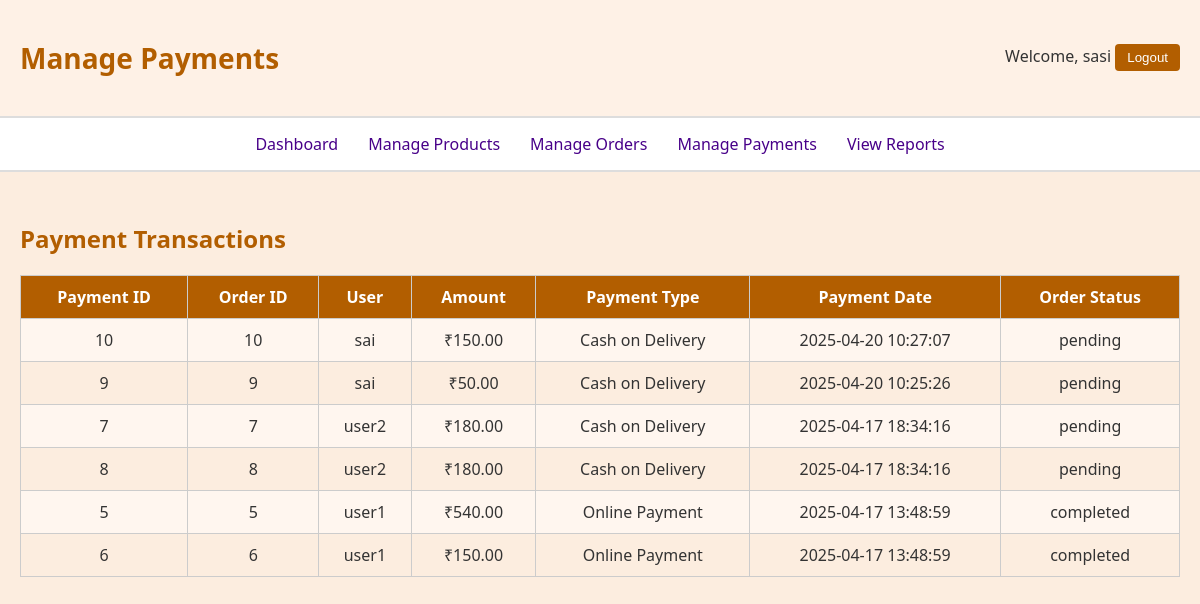
The app's page /admin/ManagePayement.php (signed in), older data.
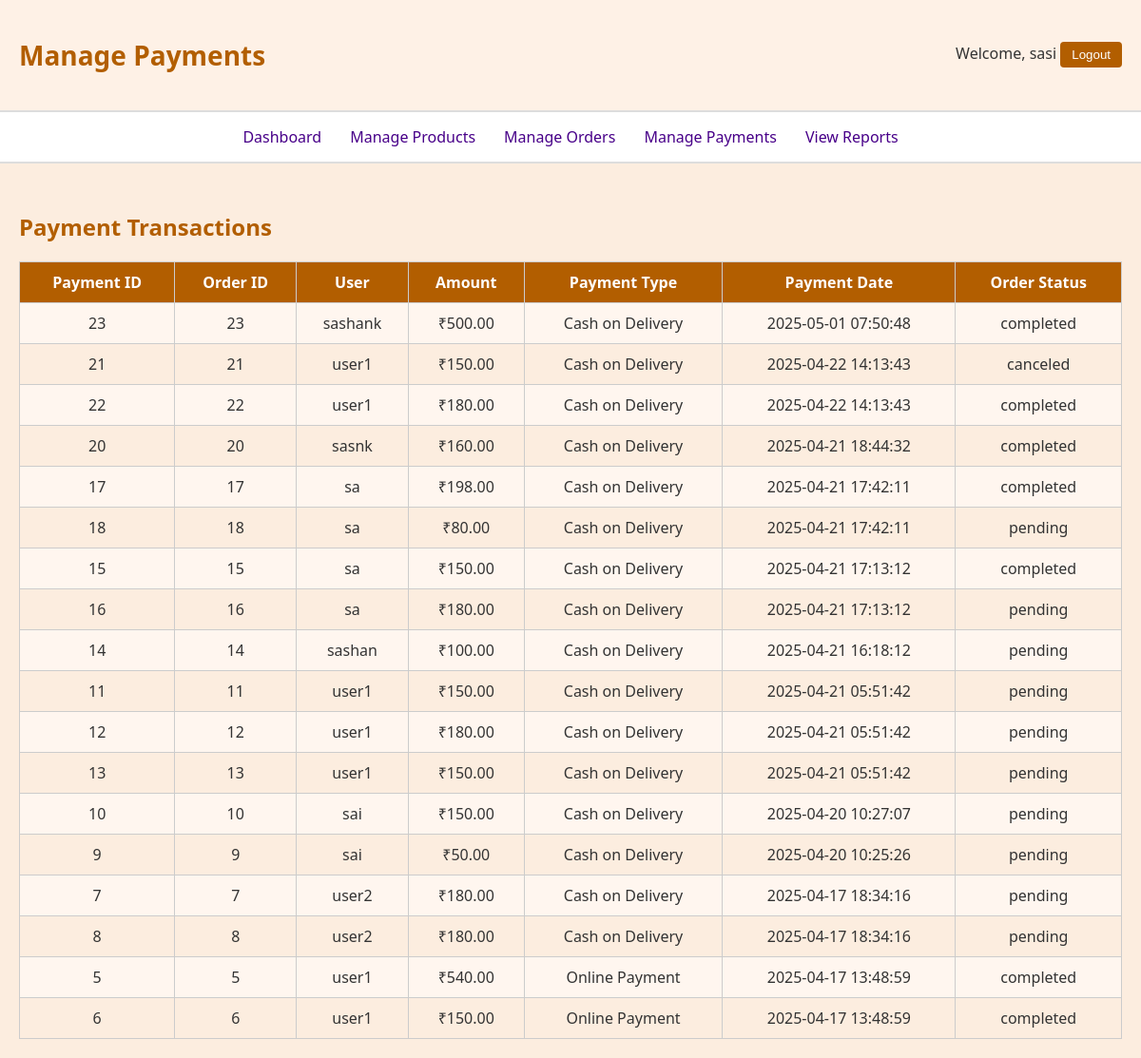
The same page, newer data.
### tables this page shows
CREATE TABLE `payments` (
  `payment_id` int(11) NOT NULL,
  `order_id` int(11) DEFAULT NULL,
  `payment_date` timestamp NOT NULL DEFAULT current_timestamp(),
  `amount` decimal(10,2) NOT NULL,
  `payment_type` varchar(255) NOT NULL
);

CREATE TABLE `users` (
  `user_id` int(11) NOT NULL,
  `username` varchar(50) NOT NULL,
  `email` varchar(100) NOT NULL,
  `password` varchar(255) NOT NULL,
  `Address` varchar(255) DEFAULT NULL,
  `phone_number` varchar(15) DEFAULT NULL,
  `created_at` timestamp NOT NULL DEFAULT current_timestamp(),
  `role` enum('buyer','seller','admin') DEFAULT 'buyer'
);

CREATE TABLE `orders` (
  `order_id` int(11) NOT NULL,
  `user_id` int(11) DEFAULT NULL,
  `product_id` int(11) DEFAULT NULL,
  `order_date` timestamp NOT NULL DEFAULT current_timestamp(),
  `status` enum('pending','completed','canceled') DEFAULT 'pending',
  `total_amount` decimal(10,2) NOT NULL
);

### admin/ManagePayement.php (the view, shortened to what this page needs)
<?php
include '../db.php';
$admin_name = $conn->query("SELECT username FROM admin WHERE admin_id = " . $_SESSION['admin_id'])->fetch_assoc()['username'];
?>
<!DOCTYPE html>
<html lang="en">
<head>
    <link rel="stylesheet" href="./admin.css">
</head>
<body>
    <header>
        <div class="header-container">
            <h1>Manage Payments</h1>
            <div class="admin-info">
                <span>Welcome, <?php echo htmlspecialchars($admin_name); ?></span>
                <form method="POST" style="display: inline;">
                    <button type="submit" name="logout" class="logout-btn">Logout</button>
                </form>
            </div>
        </div>
    </header>
    <nav>
        <ul>
            <li><a href="index.php">Dashboard</a></li>
            <li><a href="ManageProduct.php">Manage Products</a></li>
            <li><a href="ManageOrder.php">Manage Orders</a></li>
            <li><a href="ManagePayement.php" class="active">Manage Payments</a></li>
            <li><a href="ViewReport.php">View Reports</a></li>
        </ul>
    </nav>
    <div class="container">
        <h2>Payment Transactions</h2>
        <table class="table">
            <tr>
                <th>Payment ID</th>
                <th>Order ID</th>
                <th>User</th>
                <th>Amount</th>
                <th>Payment Type</th>
                <th>Payment Date</th>
                <th>Order Status</th>
            </tr>
            <?php
            $payments = $conn->query("SELECT payments.*, orders.status, users.username
                                    FROM payments
                                    JOIN orders ON payments.order_id = orders.order_id
                                    JOIN users ON orders.user_id = users.user_id
                                    ORDER BY payment_date DESC");
            while ($payment = $payments->fetch_assoc()):
            ?>
            <tr>
                <td><?php echo htmlspecialchars($payment['payment_id']); ?></td>
                <td><?php echo htmlspecialchars($payment['order_id']); ?></td>
                <td><?php echo htmlspecialchars($payment['username']); ?></td>
                <td>₹<?php echo number_format($payment['amount'], 2); ?></td>
                <td><?php echo htmlspecialchars($payment['payment_type']); ?></td>
                <td><?php echo htmlspecialchars($payment['payment_date']); ?></td>
                <td><?php echo htmlspecialchars($payment['status']); ?></td>
            </tr>
            <?php endwhile; ?>
        </table>
    </div>
</body>
</html>

Row changes from the older to the newer data that the page shows:
added payments: payment_id "23", order "23", users.username "sashank", amount "500.00", payment_type "Cash on Delivery", payment_date "2025-05-01 07:50:48", order.status "completed"
added payments: payment_id "21", order "21", users.username "user1", amount "150.00", payment_type "Cash on Delivery", payment_date "2025-04-22 14:13:43", order.status "canceled"
added payments: payment_id "22", order "22", users.username "user1", amount "180.00", payment_type "Cash on Delivery", payment_date "2025-04-22 14:13:43", order.status "completed"
added payments: payment_id "20", order "20", users.username "sasnk", amount "160.00", payment_type "Cash on Delivery", payment_date "2025-04-21 18:44:32", order.status "completed"
added payments: payment_id "17", order "17", users.username "sa", amount "198.00", payment_type "Cash on Delivery", payment_date "2025-04-21 17:42:11", order.status "completed"
added payments: payment_id "18", order "18", users.username "sa", amount "80.00", payment_type "Cash on Delivery", payment_date "2025-04-21 17:42:11", order.status "pending"
added payments: payment_id "15", order "15", users.username "sa", amount "150.00", payment_type "Cash on Delivery", payment_date "2025-04-21 17:13:12", order.status "completed"
added payments: payment_id "16", order "16", users.username "sa", amount "180.00", payment_type "Cash on Delivery", payment_date "2025-04-21 17:13:12", order.status "pending"
added payments: payment_id "14", order "14", users.username "sashan", amount "100.00", payment_type "Cash on Delivery", payment_date "2025-04-21 16:18:12", order.status "pending"
added payments: payment_id "11", order "11", users.username "user1", amount "150.00", payment_type "Cash on Delivery", payment_date "2025-04-21 05:51:42", order.status "pending"
added payments: payment_id "12", order "12", users.username "user1", amount "180.00", payment_type "Cash on Delivery", payment_date "2025-04-21 05:51:42", order.status "pending"
added payments: payment_id "13", order "13", users.username "user1", amount "150.00", payment_type "Cash on Delivery", payment_date "2025-04-21 05:51:42", order.status "pending"
